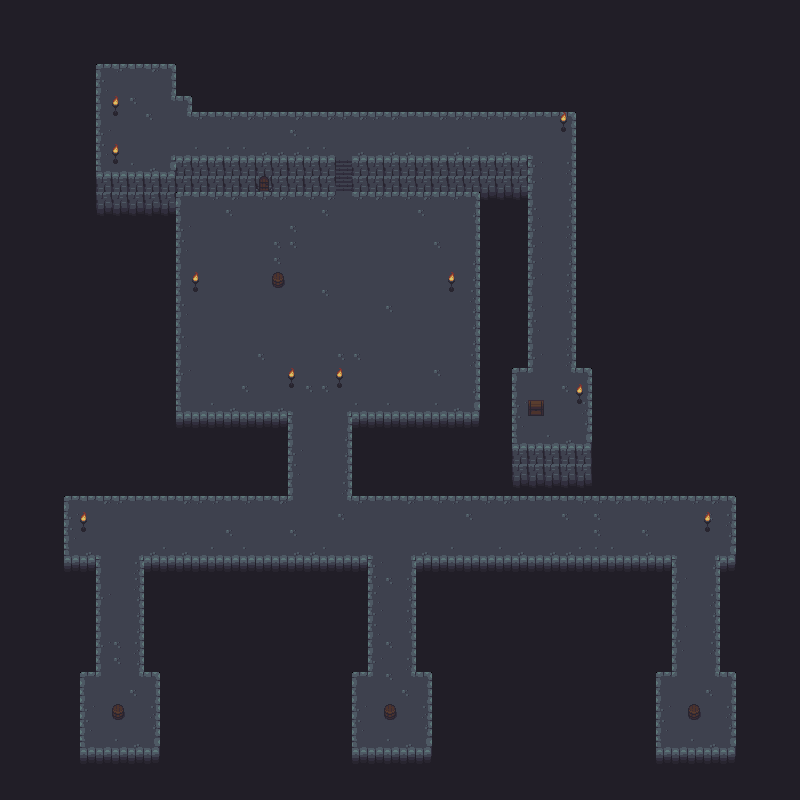

This is a level from a 2D game, rendered from its Tiled map with the project's own tilesets. A one-line summary and the map file follow, with tile-layer data summarised:
An orthogonal 50x50 tile map with 16x16 px tiles, 3 tile layers (Solid, Layer1, Layer2).

<map version="1.2" tiledversion="1.3.3" orientation="orthogonal" renderorder="right-down" width="50" height="50" tilewidth="16" tileheight="16" infinite="0" nextlayerid="4" nextobjectid="1">
 <tileset firstgid="1" name="dungeon_tiles_formatted_v2" tilewidth="16" tileheight="16" tilecount="299" columns="23">
  <image source="../dungeon_tiles_formatted_v2.png" width="368" height="208" />
 </tileset>
 <layer id="1" name="Solid" width="50" height="50">
  <data>[2500 cells, 1736 non-empty, 7 distinct tile ids]</data>
 </layer>
 <layer id="2" name="Layer1" width="50" height="50">
  <data>[2500 cells, 768 non-empty, 30 distinct tile ids]</data>
 </layer>
 <layer id="3" name="Layer2" width="50" height="50">
  <data>[2500 cells, 128 non-empty, 21 distinct tile ids]</data>
 </layer>
</map>
